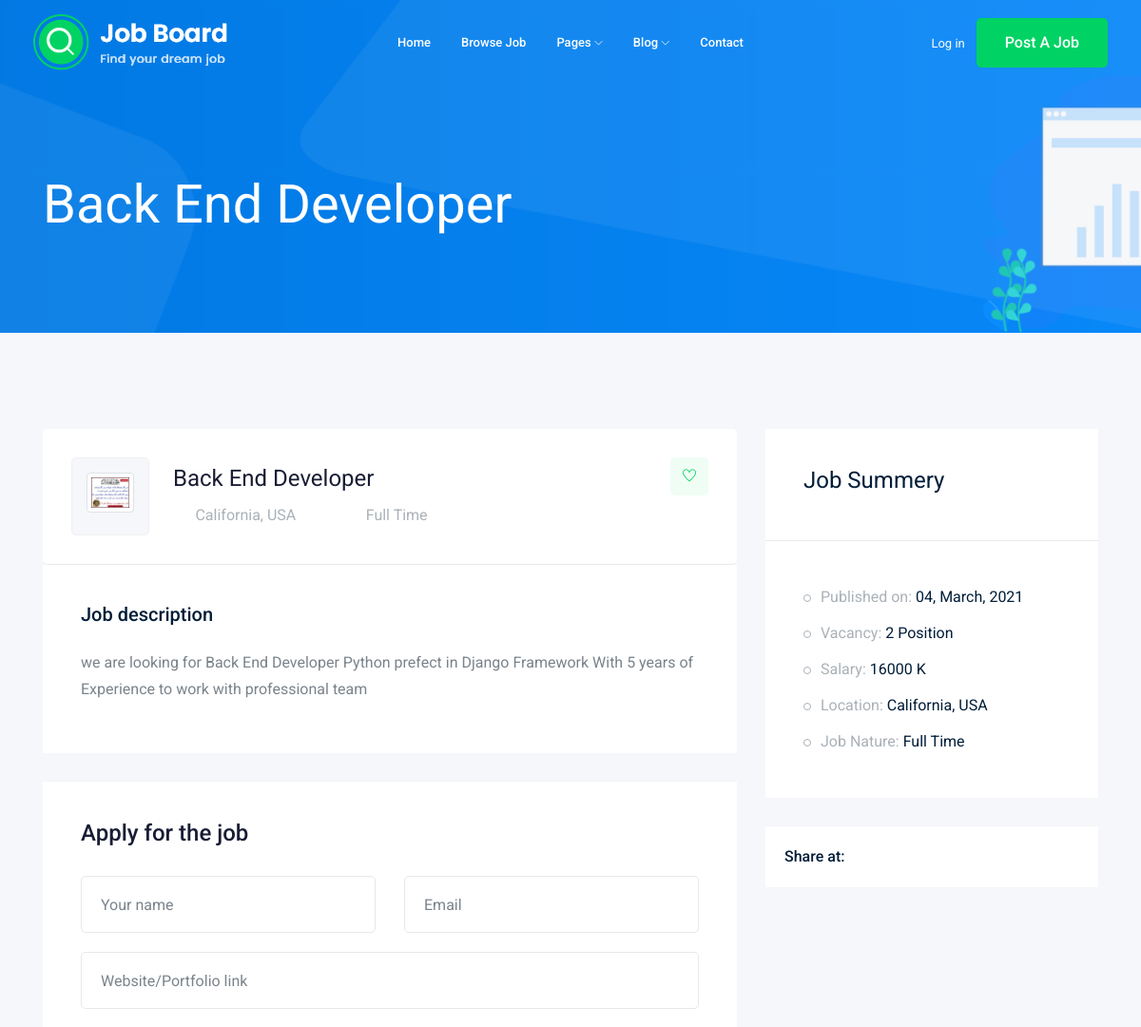
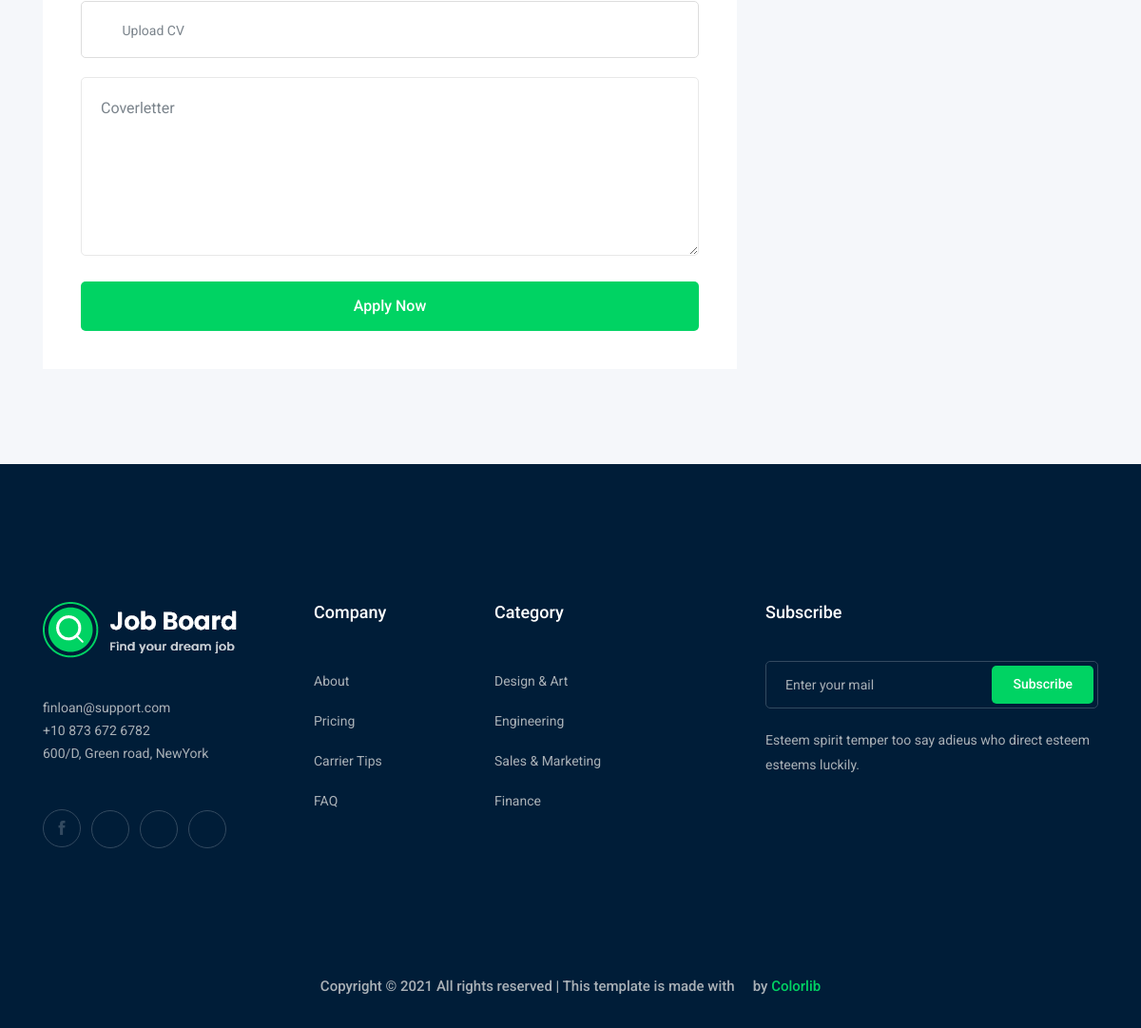
Screenshot of /jobs/1 with the database file from the repository (2 pictures, top to bottom).
### job/models.py (models this page shows, shortened)
class Work(models.Model):
    title = models.CharField(max_length=100)
    job_type = models.CharField(max_length=15, choices=JOB_TYPE)
    description = models.TextField(max_length=1000)
    published_at = models.DateTimeField(auto_now=True)
    vacancy = models.PositiveIntegerField(default=1)
    salary = models.PositiveIntegerField(default=0)
    experience = models.IntegerField(default=1)
    cat = models.ForeignKey(Category,on_delete=models.CASCADE)
    image = models.ImageField(upload_to=upload_image)

### job/views.py (the view)
# urls.py: path('<int:id>',views.job_details_view,name='job_detail'),
def job_details_view(request ,id):
    job_detail = Work.objects.get(id=id)
    context={"job_detail":job_detail}
    return render(request, 'job/job_details.html',context)

### job/templates/job/job_details.html (shortened to what this page needs)
{% extends "base.html" %}
{% load static %}
{% block body %}
<div class="bradcam_area bradcam_bg_1">
    <div class="container">
        <div class="row">
            <div class="col-xl-12">
                <div class="bradcam_text">
                    <h3>{{job_detail.title}}</h3>
                </div>
            </div>
        </div>
    </div>
</div>
<div class="job_details_area">
    <div class="container">
        <div class="row">
            <div class="col-lg-8">
                <div class="job_details_header">
                    <div class="single_jobs white-bg d-flex justify-content-between">
                        <div class="jobs_left d-flex align-items-center">
                            <div class="thumb">
                                <img class="img-thumbnail" src="{{job_detail.image.url}}" alt="">
                            </div>
                            <div class="jobs_conetent">
                                <a href="#">
                                    <h4>{{job_detail.title}}</h4>
                                </a>
                                <div class="links_locat d-flex align-items-center">
                                    <div class="location">
                                        <p> <i class="fa fa-map-marker"></i> California, USA</p>
                                    </div>
                                    <div class="location">
                                        <p> <i class="fa fa-clock-o"></i> {{job_detail.job_type}}</p>
                                    </div>
                                </div>
                            </div>
                        </div>
                        <div class="jobs_right">
                            <div class="apply_now">
                                <a class="heart_mark" href="#"> <i class="ti-heart"></i> </a>
                            </div>
                        </div>
                    </div>
                </div>
                <div class="descript_wrap white-bg">
                    <div class="single_wrap">
                        <h4>Job description</h4>
                        <p>{{job_detail.description}}</p>
                    </div>
                </div>
                <div class="apply_job_form white-bg">
                    <h4>Apply for the job</h4>
                    <form action="#">
                        <div class="row">
                            <div class="col-md-6">
                                <div class="input_field">
                                    <input type="text" placeholder="Your name">
                                </div>
                            </div>
                            <div class="col-md-6">
                                <div class="input_field">
                                    <input type="text" placeholder="Email">
                                </div>
                            </div>
                            <div class="col-md-12">
                                <div class="input_field">
                                    <input type="text" placeholder="Website/Portfolio link">
                                </div>
                            </div>
                            <div class="col-md-12">
                                <div class="input-group">
                                    <div class="input-group-prepend">
                                        <button type="button" id="inputGroupFileAddon03"><i class="fa fa-cloud-upload" aria-hidden="true"></i>
                                        </button>
                                    </div>
                                    <div class="custom-file">
                                        <label class="custom-file-label" for="inputGroupFile03">Upload CV</label>
                                    </div>
                                </div>
                            </div>
                            <div class="col-md-12">
                                <div class="input_field">
                                    <textarea name="#" id="" cols="30" rows="10" placeholder="Coverletter"></textarea>
                                </div>
                            </div>
                            <div class="col-md-12">
                                <div class="submit_btn">
                                    <button class="boxed-btn3 w-100" type="submit">Apply Now</button>
                                </div>
                            </div>
                        </div>
                    </form>
                </div>
            </div>
            <div class="col-lg-4">
                <div class="job_sumary">
                    <div class="summery_header">
                        <h3>Job Summery</h3>
                    </div>
                    <div class="job_content">
                        <ul>
                            <li>Published on: <span>{{job_detail.published_at|date:'d, F, Y'}}</span></li>
                            <li>Vacancy: <span>{{job_detail.vacancy}} Position</span></li>
                            <li>Salary: <span>{{job_detail.salary}} K</span></li>
                            <li>Location: <span>California, USA</span></li>
                            <li>Job Nature: <span> {{job_detail.job_type}}</span></li>
                        </ul>
                    </div>
                </div>
                <div class="share_wrap d-flex">
                    <span>Share at:</span>
                    <ul>
                        <li>
                            <a href="#"> <i class="fa fa-facebook"></i></a>
                        </li>
                        <li>
                            <a href="#"> <i class="fa fa-google-plus"></i></a>
                        </li>
                        <li>
                            <a href="#"> <i class="fa fa-twitter"></i></a>
                        </li>
                        <li>
                            <a href="#"> <i class="fa fa-envelope"></i></a>
                        </li>
                    </ul>
                </div>
                <div class="job_location_wrap">
                    <div class="job_lok_inner">
                        <div id="map" style="height: 200px;"></div>
                    </div>
                </div>
            </div>
        </div>
    </div>
</div>
{% endblock body %}

### rows the page displays
Work: title "Back End Developer", image (picture), job_type "Full Time", description "we are looking for Back End Developer Python prefect in Django Framework With 5 years of Experience to work with professional team", published_at "04, March, 2021", vacancy "2", salary "16000"
